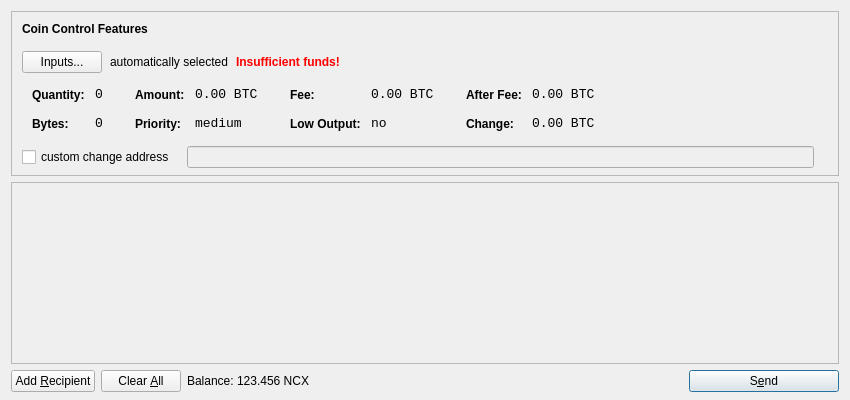
<?xml version="1.0" encoding="UTF-8"?>
<ui version="4.0">
 <class>SendCoinsDialog</class>
 <widget class="QDialog" name="SendCoinsDialog">
  <property name="geometry">
   <rect>
    <x>0</x>
    <y>0</y>
    <width>850</width>
    <height>400</height>
   </rect>
  </property>
  <property name="windowTitle">
   <string>Send Coins</string>
  </property>
  <layout class="QVBoxLayout" name="verticalLayout" stretch="0,1,0">
   <property name="bottomMargin">
    <number>8</number>
   </property>
   <item>
    <widget class="QFrame" name="frameCoinControl">
     <property name="sizePolicy">
      <sizepolicy hsizetype="Expanding" vsizetype="Expanding">
       <horstretch>0</horstretch>
       <verstretch>0</verstretch>
      </sizepolicy>
     </property>
     <property name="maximumSize">
      <size>
       <width>16777215</width>
       <height>16777215</height>
      </size>
     </property>
     <property name="frameShape">
      <enum>QFrame::StyledPanel</enum>
     </property>
     <property name="frameShadow">
      <enum>QFrame::Sunken</enum>
     </property>
     <layout class="QVBoxLayout" name="verticalLayoutCoinControl2">
      <property name="spacing">
       <number>-1</number>
      </property>
      <property name="leftMargin">
       <number>0</number>
      </property>
      <property name="topMargin">
       <number>0</number>
      </property>
      <property name="rightMargin">
       <number>0</number>
      </property>
      <property name="bottomMargin">
       <number>6</number>
      </property>
      <item>
       <layout class="QVBoxLayout" name="verticalLayoutCoinControl" stretch="0,0,0,0,1">
        <property name="spacing">
         <number>0</number>
        </property>
        <property name="leftMargin">
         <number>10</number>
        </property>
        <property name="topMargin">
         <number>10</number>
        </property>
        <item>
         <layout class="QHBoxLayout" name="horizontalLayoutCoinControl1">
          <property name="bottomMargin">
           <number>15</number>
          </property>
          <item>
           <widget class="QLabel" name="labelCoinControlFeatures">
            <property name="sizePolicy">
             <sizepolicy hsizetype="Preferred" vsizetype="Maximum">
              <horstretch>0</horstretch>
              <verstretch>0</verstretch>
             </sizepolicy>
            </property>
            <property name="font">
             <font>
              <weight>75</weight>
              <bold>true</bold>
             </font>
            </property>
            <property name="styleSheet">
             <string notr="true">font-weight:bold;</string>
            </property>
            <property name="text">
             <string>Coin Control Features</string>
            </property>
           </widget>
          </item>
         </layout>
        </item>
        <item>
         <layout class="QHBoxLayout" name="horizontalLayoutCoinControl2" stretch="0,0,0,0">
          <property name="spacing">
           <number>8</number>
          </property>
          <property name="bottomMargin">
           <number>10</number>
          </property>
          <item>
           <widget class="QPushButton" name="pushButtonCoinControl">
            <property name="styleSheet">
             <string notr="true"/>
            </property>
            <property name="text">
             <string>Inputs...</string>
            </property>
           </widget>
          </item>
          <item>
           <widget class="QLabel" name="labelCoinControlAutomaticallySelected">
            <property name="text">
             <string>automatically selected</string>
            </property>
            <property name="margin">
             <number>5</number>
            </property>
           </widget>
          </item>
          <item>
           <widget class="QLabel" name="labelCoinControlInsuffFunds">
            <property name="font">
             <font>
              <weight>75</weight>
              <bold>true</bold>
             </font>
            </property>
            <property name="styleSheet">
             <string notr="true">color:red;font-weight:bold;</string>
            </property>
            <property name="text">
             <string>Insufficient funds!</string>
            </property>
            <property name="margin">
             <number>5</number>
            </property>
           </widget>
          </item>
          <item>
           <spacer name="horizontalSpacerCoinControl">
            <property name="orientation">
             <enum>Qt::Horizontal</enum>
            </property>
            <property name="sizeHint" stdset="0">
             <size>
              <width>40</width>
              <height>1</height>
             </size>
            </property>
           </spacer>
          </item>
         </layout>
        </item>
        <item>
         <widget class="QWidget" name="widgetCoinControl" native="true">
          <property name="sizePolicy">
           <sizepolicy hsizetype="Preferred" vsizetype="Preferred">
            <horstretch>0</horstretch>
            <verstretch>0</verstretch>
           </sizepolicy>
          </property>
          <property name="minimumSize">
           <size>
            <width>0</width>
            <height>0</height>
           </size>
          </property>
          <property name="styleSheet">
           <string notr="true"/>
          </property>
          <layout class="QHBoxLayout" name="horizontalLayoutCoinControl5">
           <property name="margin">
            <number>0</number>
           </property>
           <item>
            <layout class="QHBoxLayout" name="horizontalLayoutCoinControl3" stretch="0,0,0,1">
             <property name="spacing">
              <number>20</number>
             </property>
             <property name="topMargin">
              <number>0</number>
             </property>
             <property name="bottomMargin">
              <number>10</number>
             </property>
             <item>
              <layout class="QFormLayout" name="formLayoutCoinControl1">
               <property name="horizontalSpacing">
                <number>10</number>
               </property>
               <property name="verticalSpacing">
                <number>14</number>
               </property>
               <property name="leftMargin">
                <number>10</number>
               </property>
               <property name="topMargin">
                <number>4</number>
               </property>
               <property name="rightMargin">
                <number>6</number>
               </property>
               <item row="0" column="0">
                <widget class="QLabel" name="labelCoinControlQuantityText">
                 <property name="styleSheet">
                  <string notr="true">font-weight:bold;</string>
                 </property>
                 <property name="text">
                  <string>Quantity:</string>
                 </property>
                 <property name="margin">
                  <number>0</number>
                 </property>
                </widget>
               </item>
               <item row="0" column="1">
                <widget class="QLabel" name="labelCoinControlQuantity">
                 <property name="font">
                  <font>
                   <family>Monospace</family>
                   <pointsize>10</pointsize>
                  </font>
                 </property>
                 <property name="cursor">
                  <cursorShape>IBeamCursor</cursorShape>
                 </property>
                 <property name="contextMenuPolicy">
                  <enum>Qt::ActionsContextMenu</enum>
                 </property>
                 <property name="text">
                  <string notr="true">0</string>
                 </property>
                 <property name="margin">
                  <number>0</number>
                 </property>
                 <property name="textInteractionFlags">
                  <set>Qt::LinksAccessibleByMouse|Qt::TextSelectableByKeyboard|Qt::TextSelectableByMouse</set>
                 </property>
                </widget>
               </item>
               <item row="1" column="0">
                <widget class="QLabel" name="labelCoinControlBytesText">
                 <property name="styleSheet">
                  <string notr="true">font-weight:bold;</string>
                 </property>
                 <property name="text">
                  <string>Bytes:</string>
                 </property>
                </widget>
               </item>
               <item row="1" column="1">
                <widget class="QLabel" name="labelCoinControlBytes">
                 <property name="font">
                  <font>
                   <family>Monospace</family>
                   <pointsize>10</pointsize>
                  </font>
                 </property>
                 <property name="cursor">
                  <cursorShape>IBeamCursor</cursorShape>
                 </property>
                 <property name="contextMenuPolicy">
                  <enum>Qt::ActionsContextMenu</enum>
                 </property>
                 <property name="text">
                  <string notr="true">0</string>
                 </property>
                 <property name="textInteractionFlags">
                  <set>Qt::LinksAccessibleByMouse|Qt::TextSelectableByKeyboard|Qt::TextSelectableByMouse</set>
                 </property>
                </widget>
               </item>
              </layout>
             </item>
             <item>
              <layout class="QFormLayout" name="formLayoutCoinControl2">
               <property name="horizontalSpacing">
                <number>10</number>
               </property>
               <property name="verticalSpacing">
                <number>14</number>
               </property>
               <property name="leftMargin">
                <number>6</number>
               </property>
               <property name="topMargin">
                <number>4</number>
               </property>
               <property name="rightMargin">
                <number>6</number>
               </property>
               <item row="0" column="0">
                <widget class="QLabel" name="labelCoinControlAmountText">
                 <property name="styleSheet">
                  <string notr="true">font-weight:bold;</string>
                 </property>
                 <property name="text">
                  <string>Amount:</string>
                 </property>
                 <property name="margin">
                  <number>0</number>
                 </property>
                </widget>
               </item>
               <item row="0" column="1">
                <widget class="QLabel" name="labelCoinControlAmount">
                 <property name="font">
                  <font>
                   <family>Monospace</family>
                   <pointsize>10</pointsize>
                  </font>
                 </property>
                 <property name="cursor">
                  <cursorShape>IBeamCursor</cursorShape>
                 </property>
                 <property name="contextMenuPolicy">
                  <enum>Qt::ActionsContextMenu</enum>
                 </property>
                 <property name="text">
                  <string notr="true">0.00 BTC</string>
                 </property>
                 <property name="textInteractionFlags">
                  <set>Qt::LinksAccessibleByMouse|Qt::TextSelectableByKeyboard|Qt::TextSelectableByMouse</set>
                 </property>
                </widget>
               </item>
               <item row="1" column="0">
                <widget class="QLabel" name="labelCoinControlPriorityText">
                 <property name="styleSheet">
                  <string notr="true">font-weight:bold;</string>
                 </property>
                 <property name="text">
                  <string>Priority:</string>
                 </property>
                </widget>
               </item>
               <item row="1" column="1">
                <widget class="QLabel" name="labelCoinControlPriority">
                 <property name="font">
                  <font>
                   <family>Monospace</family>
                   <pointsize>10</pointsize>
                  </font>
                 </property>
                 <property name="cursor">
                  <cursorShape>IBeamCursor</cursorShape>
                 </property>
                 <property name="contextMenuPolicy">
                  <enum>Qt::ActionsContextMenu</enum>
                 </property>
                 <property name="text">
                  <string>medium</string>
                 </property>
                 <property name="textInteractionFlags">
                  <set>Qt::LinksAccessibleByMouse|Qt::TextSelectableByKeyboard|Qt::TextSelectableByMouse</set>
                 </property>
                </widget>
               </item>
              </layout>
             </item>
             <item>
              <layout class="QFormLayout" name="formLayoutCoinControl3">
               <property name="horizontalSpacing">
                <number>10</number>
               </property>
               <property name="verticalSpacing">
                <number>14</number>
               </property>
               <property name="leftMargin">
                <number>6</number>
               </property>
               <property name="topMargin">
                <number>4</number>
               </property>
               <property name="rightMargin">
                <number>6</number>
               </property>
               <item row="0" column="0">
                <widget class="QLabel" name="labelCoinControlFeeText">
                 <property name="styleSheet">
                  <string notr="true">font-weight:bold;</string>
                 </property>
                 <property name="text">
                  <string>Fee:</string>
                 </property>
                 <property name="margin">
                  <number>0</number>
                 </property>
                </widget>
               </item>
               <item row="0" column="1">
                <widget class="QLabel" name="labelCoinControlFee">
                 <property name="font">
                  <font>
                   <family>Monospace</family>
                   <pointsize>10</pointsize>
                  </font>
                 </property>
                 <property name="cursor">
                  <cursorShape>IBeamCursor</cursorShape>
                 </property>
                 <property name="contextMenuPolicy">
                  <enum>Qt::ActionsContextMenu</enum>
                 </property>
                 <property name="text">
                  <string notr="true">0.00 BTC</string>
                 </property>
                 <property name="textInteractionFlags">
                  <set>Qt::LinksAccessibleByMouse|Qt::TextSelectableByKeyboard|Qt::TextSelectableByMouse</set>
                 </property>
                </widget>
               </item>
               <item row="1" column="0">
                <widget class="QLabel" name="labelCoinControlLowOutputText">
                 <property name="styleSheet">
                  <string notr="true">font-weight:bold;</string>
                 </property>
                 <property name="text">
                  <string>Low Output:</string>
                 </property>
                </widget>
               </item>
               <item row="1" column="1">
                <widget class="QLabel" name="labelCoinControlLowOutput">
                 <property name="font">
                  <font>
                   <family>Monospace</family>
                   <pointsize>10</pointsize>
                  </font>
                 </property>
                 <property name="cursor">
                  <cursorShape>IBeamCursor</cursorShape>
                 </property>
                 <property name="contextMenuPolicy">
                  <enum>Qt::ActionsContextMenu</enum>
                 </property>
                 <property name="text">
                  <string>no</string>
                 </property>
                 <property name="textInteractionFlags">
                  <set>Qt::LinksAccessibleByMouse|Qt::TextSelectableByKeyboard|Qt::TextSelectableByMouse</set>
                 </property>
                </widget>
               </item>
              </layout>
             </item>
             <item>
              <layout class="QFormLayout" name="formLayoutCoinControl4">
               <property name="horizontalSpacing">
                <number>10</number>
               </property>
               <property name="verticalSpacing">
                <number>14</number>
               </property>
               <property name="leftMargin">
                <number>6</number>
               </property>
               <property name="topMargin">
                <number>4</number>
               </property>
               <property name="rightMargin">
                <number>6</number>
               </property>
               <item row="0" column="0">
                <widget class="QLabel" name="labelCoinControlAfterFeeText">
                 <property name="styleSheet">
                  <string notr="true">font-weight:bold;</string>
                 </property>
                 <property name="text">
                  <string>After Fee:</string>
                 </property>
                 <property name="margin">
                  <number>0</number>
                 </property>
                </widget>
               </item>
               <item row="0" column="1">
                <widget class="QLabel" name="labelCoinControlAfterFee">
                 <property name="font">
                  <font>
                   <family>Monospace</family>
                   <pointsize>10</pointsize>
                  </font>
                 </property>
                 <property name="cursor">
                  <cursorShape>IBeamCursor</cursorShape>
                 </property>
                 <property name="contextMenuPolicy">
                  <enum>Qt::ActionsContextMenu</enum>
                 </property>
                 <property name="text">
                  <string notr="true">0.00 BTC</string>
                 </property>
                 <property name="textInteractionFlags">
                  <set>Qt::LinksAccessibleByMouse|Qt::TextSelectableByKeyboard|Qt::TextSelectableByMouse</set>
                 </property>
                </widget>
               </item>
               <item row="1" column="0">
                <widget class="QLabel" name="labelCoinControlChangeText">
                 <property name="styleSheet">
                  <string notr="true">font-weight:bold;</string>
                 </property>
                 <property name="text">
                  <string>Change:</string>
                 </property>
                </widget>
               </item>
               <item row="1" column="1">
                <widget class="QLabel" name="labelCoinControlChange">
                 <property name="font">
                  <font>
                   <family>Monospace</family>
                   <pointsize>10</pointsize>
                  </font>
                 </property>
                 <property name="cursor">
                  <cursorShape>IBeamCursor</cursorShape>
                 </property>
                 <property name="contextMenuPolicy">
                  <enum>Qt::ActionsContextMenu</enum>
                 </property>
                 <property name="text">
                  <string notr="true">0.00 BTC</string>
                 </property>
                 <property name="textInteractionFlags">
                  <set>Qt::LinksAccessibleByMouse|Qt::TextSelectableByKeyboard|Qt::TextSelectableByMouse</set>
                 </property>
                </widget>
               </item>
              </layout>
             </item>
            </layout>
           </item>
          </layout>
         </widget>
        </item>
        <item>
         <layout class="QHBoxLayout" name="horizontalLayoutCoinControl4" stretch="0,0,0">
          <property name="spacing">
           <number>12</number>
          </property>
          <property name="sizeConstraint">
           <enum>QLayout::SetDefaultConstraint</enum>
          </property>
          <property name="topMargin">
           <number>5</number>
          </property>
          <property name="rightMargin">
           <number>5</number>
          </property>
          <item>
           <widget class="QCheckBox" name="checkBoxCoinControlChange">
            <property name="text">
             <string>custom change address</string>
            </property>
           </widget>
          </item>
          <item>
           <widget class="QLineEdit" name="lineEditCoinControlChange">
            <property name="enabled">
             <bool>false</bool>
            </property>
            <property name="sizePolicy">
             <sizepolicy hsizetype="Expanding" vsizetype="Fixed">
              <horstretch>0</horstretch>
              <verstretch>0</verstretch>
             </sizepolicy>
            </property>
           </widget>
          </item>
          <item>
           <widget class="QLabel" name="labelCoinControlChangeLabel">
            <property name="sizePolicy">
             <sizepolicy hsizetype="Preferred" vsizetype="Expanding">
              <horstretch>0</horstretch>
              <verstretch>0</verstretch>
             </sizepolicy>
            </property>
            <property name="minimumSize">
             <size>
              <width>0</width>
              <height>0</height>
             </size>
            </property>
            <property name="text">
             <string/>
            </property>
            <property name="margin">
             <number>3</number>
            </property>
           </widget>
          </item>
         </layout>
        </item>
        <item>
         <spacer name="verticalSpacerCoinControl">
          <property name="orientation">
           <enum>Qt::Vertical</enum>
          </property>
          <property name="sizeHint" stdset="0">
           <size>
            <width>800</width>
            <height>1</height>
           </size>
          </property>
         </spacer>
        </item>
       </layout>
      </item>
     </layout>
    </widget>
   </item>
   <item>
    <widget class="QScrollArea" name="scrollArea">
     <property name="widgetResizable">
      <bool>true</bool>
     </property>
     <widget class="QWidget" name="scrollAreaWidgetContents">
      <property name="geometry">
       <rect>
        <x>0</x>
        <y>0</y>
        <width>830</width>
        <height>165</height>
       </rect>
      </property>
      <layout class="QVBoxLayout" name="verticalLayout_2">
       <property name="margin">
        <number>0</number>
       </property>
       <item>
        <layout class="QVBoxLayout" name="entries">
         <property name="spacing">
          <number>6</number>
         </property>
        </layout>
       </item>
       <item>
        <spacer name="verticalSpacer">
         <property name="orientation">
          <enum>Qt::Vertical</enum>
         </property>
         <property name="sizeHint" stdset="0">
          <size>
           <width>20</width>
           <height>40</height>
          </size>
         </property>
        </spacer>
       </item>
      </layout>
     </widget>
    </widget>
   </item>
   <item>
    <layout class="QHBoxLayout" name="horizontalLayout">
     <item>
      <widget class="QPushButton" name="addButton">
       <property name="toolTip">
        <string>Send to multiple recipients at once</string>
       </property>
       <property name="text">
        <string>Add &amp;Recipient</string>
       </property>
       <property name="icon">
        <iconset resource="../bitcoin.qrc">
         <normaloff>:/icons/add</normaloff>:/icons/add</iconset>
       </property>
       <property name="autoDefault">
        <bool>false</bool>
       </property>
      </widget>
     </item>
     <item>
      <widget class="QPushButton" name="clearButton">
       <property name="sizePolicy">
        <sizepolicy hsizetype="Minimum" vsizetype="Fixed">
         <horstretch>0</horstretch>
         <verstretch>0</verstretch>
        </sizepolicy>
       </property>
       <property name="toolTip">
        <string>Remove all transaction fields</string>
       </property>
       <property name="text">
        <string>Clear &amp;All</string>
       </property>
       <property name="icon">
        <iconset resource="../bitcoin.qrc">
         <normaloff>:/icons/remove</normaloff>:/icons/remove</iconset>
       </property>
       <property name="autoRepeatDelay">
        <number>300</number>
       </property>
       <property name="autoDefault">
        <bool>false</bool>
       </property>
      </widget>
     </item>
     <item>
      <layout class="QHBoxLayout" name="horizontalLayout_2">
       <property name="spacing">
        <number>3</number>
       </property>
       <item>
        <widget class="QLabel" name="label">
         <property name="text">
          <string>Balance:</string>
         </property>
        </widget>
       </item>
       <item>
        <widget class="QLabel" name="labelBalance">
         <property name="cursor">
          <cursorShape>IBeamCursor</cursorShape>
         </property>
         <property name="text">
          <string>123.456 NCX</string>
         </property>
         <property name="textInteractionFlags">
          <set>Qt::LinksAccessibleByMouse|Qt::TextSelectableByKeyboard|Qt::TextSelectableByMouse</set>
         </property>
        </widget>
       </item>
      </layout>
     </item>
     <item>
      <spacer name="horizontalSpacer">
       <property name="orientation">
        <enum>Qt::Horizontal</enum>
       </property>
       <property name="sizeHint" stdset="0">
        <size>
         <width>40</width>
         <height>20</height>
        </size>
       </property>
      </spacer>
     </item>
     <item>
      <widget class="QPushButton" name="sendButton">
       <property name="minimumSize">
        <size>
         <width>150</width>
         <height>0</height>
        </size>
       </property>
       <property name="toolTip">
        <string>Confirm the send action</string>
       </property>
       <property name="text">
        <string>S&amp;end</string>
       </property>
       <property name="icon">
        <iconset resource="../bitcoin.qrc">
         <normaloff>:/icons/send</normaloff>:/icons/send</iconset>
       </property>
       <property name="default">
        <bool>true</bool>
       </property>
      </widget>
     </item>
    </layout>
   </item>
  </layout>
 </widget>
 <resources>
  <include location="../bitcoin.qrc"/>
 </resources>
 <connections/>
</ui>
